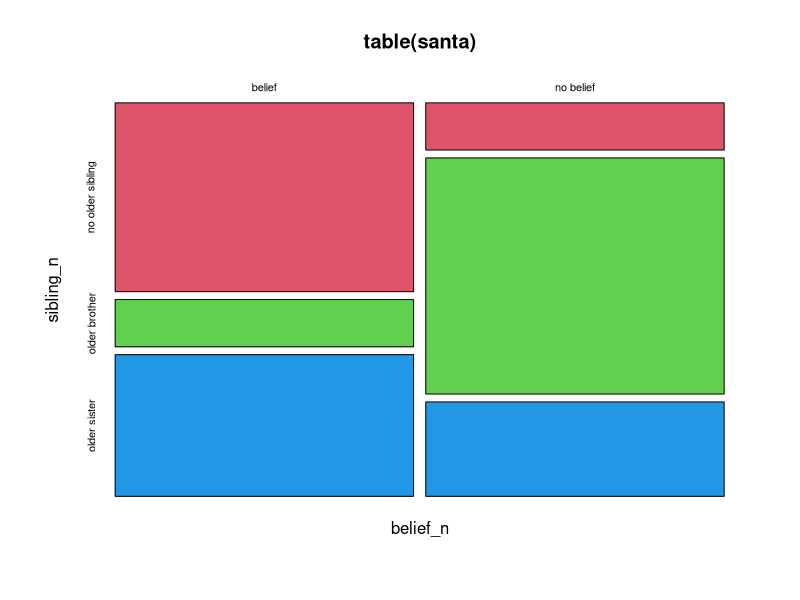

The R script that drew this image:
santa <- data.frame(belief_n=c('no belief','no belief','no belief','no belief',
                               'belief','belief','belief','belief',
                               'belief','belief','no belief','no belief',
                               'belief','belief','no belief','no belief'),
                      sibling_n=c('older brother','older brother','older brother','older sister',
                                'no older sibling','no older sibling','no older sibling','older sister',
                                'older brother','older sister','older brother','older sister',
                                'no older sibling','older sister','older brother','no older sibling')
                      )

santa
table(santa)
mosaicplot(table(santa),col=c(2,3,4))
